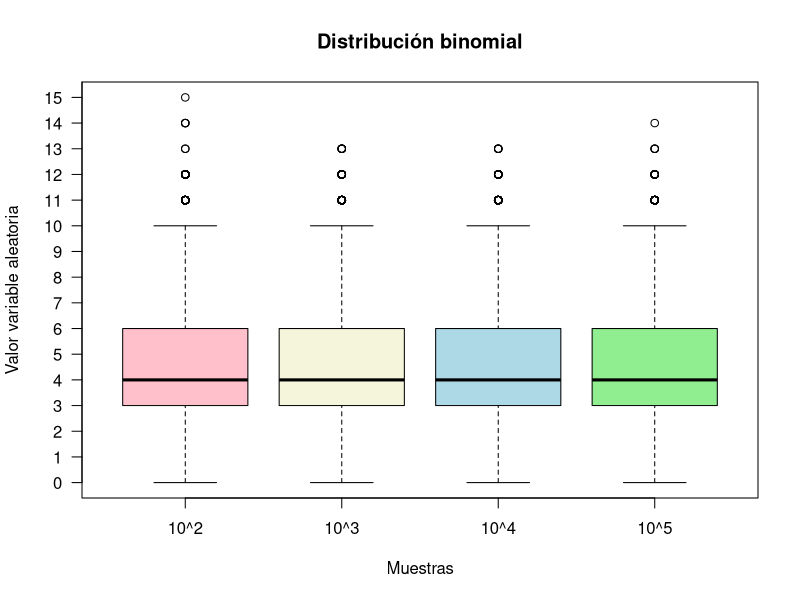
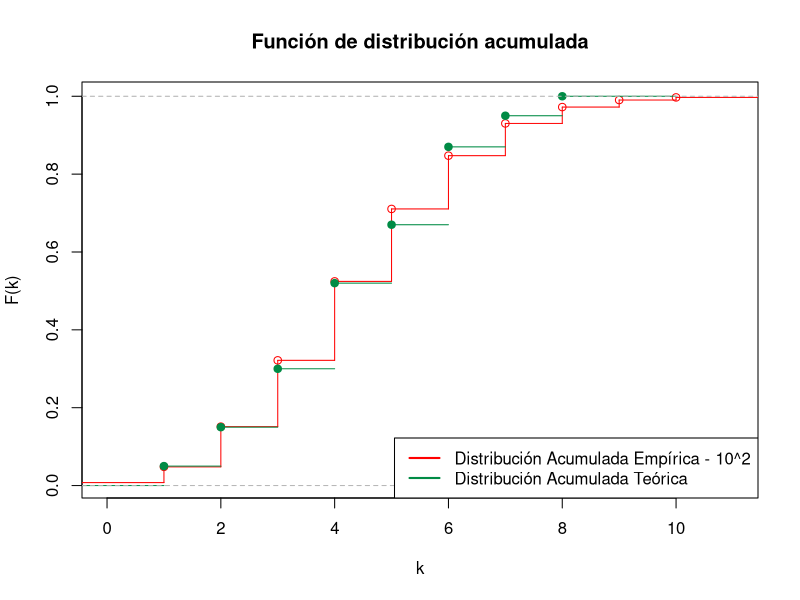
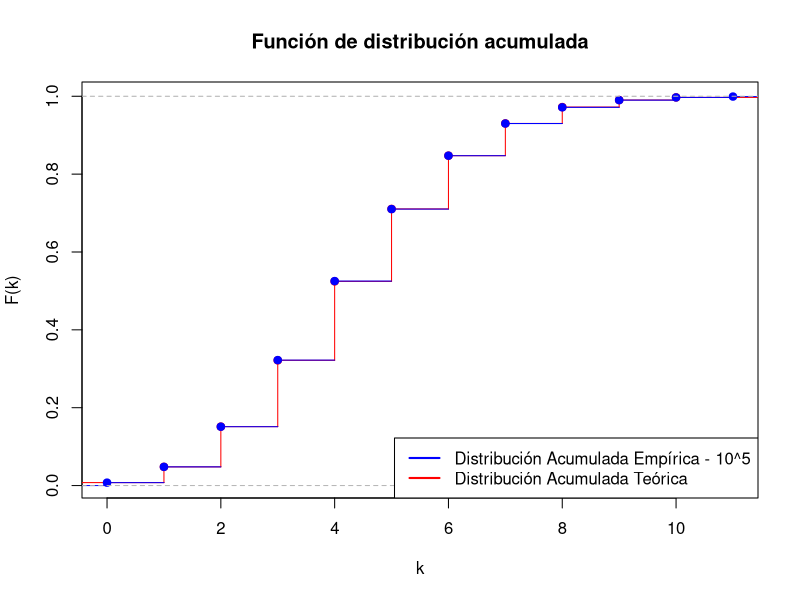

Recreate these plots in R, in order.
# EJ 1
# distribución binoamial binomial (30 ,  0.15)
# n = 10 ^ (2 al 5)
# rbinom(
#       n,     Número de observaciones aleatorias a ser generadas
#       size,  Número de ensayos (> = 0)
#       prob)  La probabilidad de éxito en cada ensayo
a = rbinom(10^2,30, 0.15)
b = rbinom(10^3,30, 0.15)
c = rbinom(10^4,30, 0.15)
d = rbinom(10^5,30, 0.15)

randomValues <- c(a,b,c,d)

data <- data.frame(values =randomValues,
                   group = c("10^2","10^3","10^4","10^5"))

boxplot(values ~ group,
        data, 
        col = c("pink",
                "beige", 
                "lightblue", 
                "lightgreen"),
        main = "Distribución binomial",
        xlab = "Muestras",
        ylab = "Valor variable aleatoria",
        yaxt='n')
axis(2, at=seq(0, 30, 1),las=2)


# Esperanza Empírica
espA = mean(a)
espB = mean(b)
espC = mean(c)
espD = mean(d)

# Esperanza Teorica
espT = 30*0.15

# Varianza Empirica
varA = var(a)
varB = var(b)
varC = var(c)
varD = var(d)

# Varianza Teorica
varT = 30*0.15*0.85

# Función de distribución acumulada empirica
distA = ecdf(a)
distD = ecdf(d)

# Función de distribución teórica y empirica
plot(stepfun(c(1:10),pbinom(c(0,1:10),30,0.15)), 
     main = "Función de distribución acumulada", 
     xlab = "k",
     ylab = "F(k)",
     col="red")
lines(distA, col="springgreen4")
legend("bottomright", 
       legend = c("Distribución Acumulada Empírica - 10^2",
                  "Distribución Acumulada Teórica"),
       lty = 1, col = c("red","springgreen4"), lwd = 2, box.lty =1)

plot(stepfun(c(1:10),pbinom(c(0,1:10),30,0.15)), 
     main = "Función de distribución acumulada", 
     xlab = "k",
     ylab = "F(k)",
     col="red")
lines(distD, col="blue")
legend("bottomright", 
       legend = c("Distribución Acumulada Empírica - 10^5",
                  "Distribución Acumulada Teórica"),
       lty = 1, col = c("blue","red"), lwd = 2, box.lty =1)
